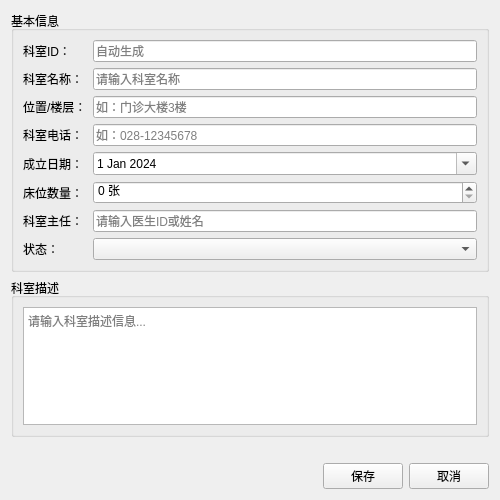
<?xml version="1.0" encoding="UTF-8"?>
<ui version="4.0">
<class>DepartmentEditView</class>
<widget class="QWidget" name="DepartmentEditView">
 <property name="geometry">
  <rect>
   <x>0</x>
   <y>0</y>
   <width>500</width>
   <height>500</height>
  </rect>
 </property>
 <property name="windowTitle">
  <string>科室信息编辑</string>
 </property>
 <layout class="QVBoxLayout" name="verticalLayout">
  <item>
   <widget class="QGroupBox" name="groupBox">
    <property name="title">
     <string>基本信息</string>
    </property>
    <layout class="QFormLayout" name="formLayout">
     <!-- 新增：科室ID显示 -->
     <item row="0" column="0">
      <widget class="QLabel" name="label_id">
       <property name="text">
        <string>科室ID：</string>
       </property>
      </widget>
     </item>
     <item row="0" column="1">
      <widget class="QLineEdit" name="txtID">
       <property name="readOnly">
        <bool>true</bool>
       </property>
       <property name="placeholderText">
        <string>自动生成</string>
       </property>
      </widget>
     </item>
     
     <!-- 原科室名称 -->
     <item row="1" column="0">
      <widget class="QLabel" name="label">
       <property name="text">
        <string>科室名称：</string>
       </property>
      </widget>
     </item>
     <item row="1" column="1">
      <widget class="QLineEdit" name="txtName">
       <property name="placeholderText">
        <string>请输入科室名称</string>
       </property>
      </widget>
     </item>
     
     <item row="2" column="0">
      <widget class="QLabel" name="label_2">
       <property name="text">
        <string>位置/楼层：</string>
       </property>
      </widget>
     </item>
     <item row="2" column="1">
      <widget class="QLineEdit" name="txtLocation">
       <property name="placeholderText">
        <string>如：门诊大楼3楼</string>
       </property>
      </widget>
     </item>
     
     <item row="3" column="0">
      <widget class="QLabel" name="label_3">
       <property name="text">
        <string>科室电话：</string>
       </property>
      </widget>
     </item>
     <item row="3" column="1">
      <widget class="QLineEdit" name="txtPhone">
       <property name="placeholderText">
        <string>如：028-12345678</string>
       </property>
      </widget>
     </item>
     
     <item row="4" column="0">
      <widget class="QLabel" name="label_4">
       <property name="text">
        <string>成立日期：</string>
       </property>
      </widget>
     </item>
     <item row="4" column="1">
      <widget class="QDateEdit" name="dateEstablished">
       <property name="calendarPopup">
        <bool>true</bool>
       </property>
       <property name="date">
        <date>
         <year>2024</year>
         <month>1</month>
         <day>1</day>
        </date>
       </property>
      </widget>
     </item>
     
     <item row="5" column="0">
      <widget class="QLabel" name="label_5">
       <property name="text">
        <string>床位数量：</string>
       </property>
      </widget>
     </item>
     <item row="5" column="1">
      <widget class="QSpinBox" name="spinBedCount">
       <property name="minimum">
        <number>0</number>
       </property>
       <property name="maximum">
        <number>1000</number>
       </property>
       <property name="value">
        <number>0</number>
       </property>
       <property name="suffix">
        <string> 张</string>
       </property>
      </widget>
     </item>
     
     <item row="6" column="0">
      <widget class="QLabel" name="label_6">
       <property name="text">
        <string>科室主任：</string>
       </property>
      </widget>
     </item>
     <item row="6" column="1">
      <widget class="QLineEdit" name="txtDirector">
       <property name="placeholderText">
        <string>请输入医生ID或姓名</string>
       </property>
      </widget>
     </item>
     
     <item row="7" column="0">
      <widget class="QLabel" name="label_7">
       <property name="text">
        <string>状态：</string>
       </property>
      </widget>
     </item>
     <item row="7" column="1">
      <widget class="QComboBox" name="cmbStatus">
      </widget>
     </item>
    </layout>
   </widget>
  </item>
  
  <item>
   <widget class="QGroupBox" name="groupBox_2">
    <property name="title">
     <string>科室描述</string>
    </property>
    <layout class="QVBoxLayout" name="verticalLayout_2">
     <item>
      <widget class="QPlainTextEdit" name="txtDescription">
       <property name="placeholderText">
        <string>请输入科室描述信息...</string>
       </property>
      </widget>
     </item>
    </layout>
   </widget>
  </item>
  
  <!-- 错误信息显示 -->
  <item>
   <widget class="QLabel" name="lblError">
    <property name="text">
     <string/>
    </property>
    <property name="styleSheet">
     <string notr="true">color: red;</string>
    </property>
    <property name="alignment">
     <set>Qt::AlignCenter</set>
    </property>
   </widget>
  </item>
  
  <!-- 按钮区域 -->
  <item>
   <layout class="QHBoxLayout" name="horizontalLayout">
    <item>
     <spacer name="horizontalSpacer">
      <property name="orientation">
       <enum>Qt::Horizontal</enum>
      </property>
      <property name="sizeHint" stdset="0">
       <size>
        <width>40</width>
        <height>20</height>
       </size>
      </property>
     </spacer>
    </item>
    <item>
     <widget class="QPushButton" name="btnSave">
      <property name="text">
       <string>保存</string>
      </property>
     </widget>
    </item>
    <item>
     <widget class="QPushButton" name="btnCancel">
      <property name="text">
       <string>取消</string>
      </property>
     </widget>
    </item>
   </layout>
  </item>
 </layout>
</widget>
<resources/>
<connections/>
</ui>
